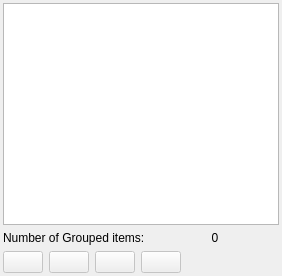
<?xml version="1.0" encoding="UTF-8"?>
<ui version="4.0">
 <class>Workspace</class>
 <widget class="QWidget" name="Workspace">
  <property name="geometry">
   <rect>
    <x>0</x>
    <y>0</y>
    <width>282</width>
    <height>276</height>
   </rect>
  </property>
  <property name="sizePolicy">
   <sizepolicy hsizetype="Preferred" vsizetype="Expanding">
    <horstretch>0</horstretch>
    <verstretch>0</verstretch>
   </sizepolicy>
  </property>
  <property name="minimumSize">
   <size>
    <width>279</width>
    <height>0</height>
   </size>
  </property>
  <property name="windowTitle">
   <string>Form</string>
  </property>
  <layout class="QVBoxLayout" name="verticalLayout">
   <property name="leftMargin">
    <number>3</number>
   </property>
   <property name="topMargin">
    <number>3</number>
   </property>
   <property name="rightMargin">
    <number>3</number>
   </property>
   <property name="bottomMargin">
    <number>3</number>
   </property>
   <item>
    <widget class="QListWidget" name="listOpenedFiles">
     <property name="minimumSize">
      <size>
       <width>270</width>
       <height>0</height>
      </size>
     </property>
    </widget>
   </item>
   <item>
    <layout class="QHBoxLayout" name="horizontalLayout_2">
     <item>
      <widget class="QLabel" name="label">
       <property name="text">
        <string>Number of Grouped items:</string>
       </property>
      </widget>
     </item>
     <item>
      <widget class="QLabel" name="lbl_num_groupped">
       <property name="text">
        <string>0</string>
       </property>
       <property name="alignment">
        <set>Qt::AlignCenter</set>
       </property>
      </widget>
     </item>
    </layout>
   </item>
   <item>
    <layout class="QHBoxLayout" name="horizontalLayout">
     <item>
      <widget class="QPushButton" name="new_array">
       <property name="enabled">
        <bool>false</bool>
       </property>
       <property name="text">
        <string/>
       </property>
       <property name="icon">
        <iconset resource="../../resources.qrc">
         <normaloff>:/icons/resources/gimp-pro/images/gtk-add.png</normaloff>:/icons/resources/gimp-pro/images/gtk-add.png</iconset>
       </property>
      </widget>
     </item>
     <item>
      <widget class="QPushButton" name="remove_array">
       <property name="enabled">
        <bool>false</bool>
       </property>
       <property name="text">
        <string/>
       </property>
       <property name="icon">
        <iconset resource="../../resources.qrc">
         <normaloff>:/icons/resources/gimp-pro/images/gtk-remove.png</normaloff>:/icons/resources/gimp-pro/images/gtk-remove.png</iconset>
       </property>
      </widget>
     </item>
     <item>
      <widget class="QPushButton" name="display_array">
       <property name="enabled">
        <bool>false</bool>
       </property>
       <property name="text">
        <string/>
       </property>
       <property name="icon">
        <iconset resource="../../resources.qrc">
         <normaloff>:/icons/resources/gimp-pro/images/gtk-home.png</normaloff>:/icons/resources/gimp-pro/images/gtk-home.png</iconset>
       </property>
      </widget>
     </item>
     <item>
      <widget class="QPushButton" name="duplicate_array">
       <property name="enabled">
        <bool>false</bool>
       </property>
       <property name="text">
        <string/>
       </property>
       <property name="icon">
        <iconset resource="../../resources.qrc">
         <normaloff>:/resources/other_icons/copy-item.png</normaloff>:/resources/other_icons/copy-item.png</iconset>
       </property>
      </widget>
     </item>
     <item>
      <spacer name="horizontalSpacer">
       <property name="orientation">
        <enum>Qt::Horizontal</enum>
       </property>
       <property name="sizeHint" stdset="0">
        <size>
         <width>40</width>
         <height>20</height>
        </size>
       </property>
      </spacer>
     </item>
    </layout>
   </item>
  </layout>
 </widget>
 <resources>
  <include location="../../resources.qrc"/>
 </resources>
 <connections/>
</ui>
